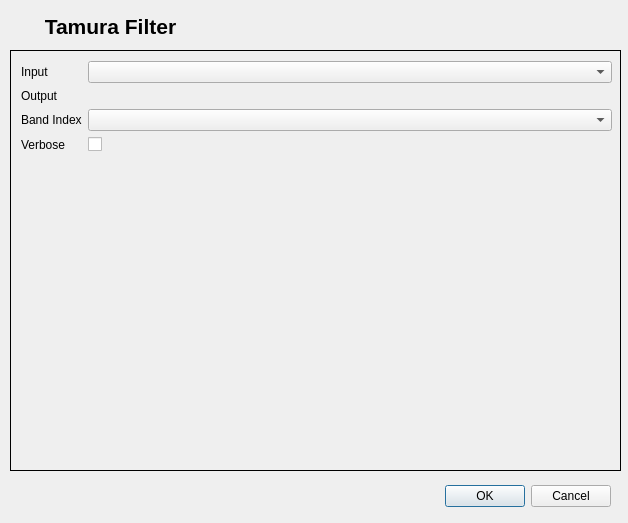
<?xml version="1.0" encoding="UTF-8"?>
<ui version="4.0">
 <class>TamuraFilterDialogBase</class>
 <widget class="QDialog" name="TamuraFilterDialogBase">
  <property name="geometry">
   <rect>
    <x>0</x>
    <y>0</y>
    <width>628</width>
    <height>523</height>
   </rect>
  </property>
  <property name="windowTitle">
   <string>Tamura Filter</string>
  </property>
  <widget class="QDialogButtonBox" name="button_box">
   <property name="geometry">
    <rect>
     <x>270</x>
     <y>480</y>
     <width>341</width>
     <height>32</height>
    </rect>
   </property>
   <property name="orientation">
    <enum>Qt::Horizontal</enum>
   </property>
   <property name="standardButtons">
    <set>QDialogButtonBox::Cancel|QDialogButtonBox::Ok</set>
   </property>
  </widget>
  <widget class="QLabel" name="title_label">
   <property name="geometry">
    <rect>
     <x>0</x>
     <y>10</y>
     <width>221</width>
     <height>33</height>
    </rect>
   </property>
   <property name="text">
    <string>&lt;!DOCTYPE HTML PUBLIC &quot;-//W3C//DTD HTML 4.0//EN&quot; &quot;http://www.w3.org/TR/REC-html40/strict.dtd&quot;&gt;
&lt;html&gt;&lt;head&gt;&lt;meta name=&quot;qrichtext&quot; content=&quot;1&quot; /&gt;&lt;style type=&quot;text/css&quot;&gt;
p, li { white-space: pre-wrap; }
&lt;/style&gt;&lt;/head&gt;&lt;body style=&quot; font-family:'Sans Serif'; font-size:9pt; font-weight:400; font-style:normal;&quot;&gt;
&lt;p style=&quot; margin-top:0px; margin-bottom:0px; margin-left:0px; margin-right:0px; -qt-block-indent:0; text-indent:0px;&quot;&gt;&lt;span style=&quot; font-size:16pt; font-weight:600;&quot;&gt;Tamura Filter&lt;/span&gt;&lt;/p&gt;&lt;/body&gt;&lt;/html&gt;</string>
   </property>
   <property name="alignment">
    <set>Qt::AlignCenter</set>
   </property>
  </widget>
  <widget class="QStackedWidget" name="stackedWidget">
   <property name="geometry">
    <rect>
     <x>10</x>
     <y>50</y>
     <width>611</width>
     <height>421</height>
    </rect>
   </property>
   <property name="frameShape">
    <enum>QFrame::Box</enum>
   </property>
   <widget class="QWidget" name="page">
    <widget class="QWidget" name="formLayoutWidget">
     <property name="geometry">
      <rect>
       <x>10</x>
       <y>10</y>
       <width>591</width>
       <height>211</height>
      </rect>
     </property>
     <layout class="QFormLayout" name="formLayout">
      <item row="0" column="0">
       <widget class="QLabel" name="inputLabel">
        <property name="text">
         <string>Input</string>
        </property>
       </widget>
      </item>
      <item row="0" column="1">
       <widget class="QgsMapLayerComboBox" name="inputQgsMapLayerComboBox"/>
      </item>
      <item row="1" column="0">
       <widget class="QLabel" name="outputLabel">
        <property name="text">
         <string>Output</string>
        </property>
       </widget>
      </item>
      <item row="1" column="1">
       <widget class="QgsFileWidget" name="outputQgsFileWidget">
        <property name="dialogTitle">
         <string>Select output file</string>
        </property>
        <property name="filter">
         <string>*.tif *.tiff *.gtif *.img *.*</string>
        </property>
        <property name="storageMode">
         <enum>QgsFileWidget::SaveFile</enum>
        </property>
       </widget>
      </item>
      <item row="2" column="0">
       <widget class="QLabel" name="bandIndexLabel">
        <property name="text">
         <string>Band Index</string>
        </property>
       </widget>
      </item>
      <item row="2" column="1">
       <widget class="QgsRasterBandComboBox" name="bandIndexQgsRasterBandComboBox"/>
      </item>
      <item row="3" column="0">
       <widget class="QLabel" name="verboseLabel">
        <property name="text">
         <string>Verbose</string>
        </property>
       </widget>
      </item>
      <item row="3" column="1">
       <widget class="QCheckBox" name="verboseCheckBox"/>
      </item>
     </layout>
    </widget>
   </widget>
   <widget class="QWidget" name="page_2"/>
  </widget>
  <zorder>stackedWidget</zorder>
  <zorder>title_label</zorder>
  <zorder>button_box</zorder>
 </widget>
 <customwidgets>
  <customwidget>
   <class>QgsFileWidget</class>
   <extends>QWidget</extends>
   <header>qgsfilewidget.h</header>
  </customwidget>
  <customwidget>
   <class>QgsMapLayerComboBox</class>
   <extends>QComboBox</extends>
   <header>qgsmaplayercombobox.h</header>
  </customwidget>
  <customwidget>
   <class>QgsRasterBandComboBox</class>
   <extends>QComboBox</extends>
   <header>qgsrasterbandcombobox.h</header>
  </customwidget>
 </customwidgets>
 <resources/>
 <connections>
  <connection>
   <sender>button_box</sender>
   <signal>accepted()</signal>
   <receiver>TamuraFilterDialogBase</receiver>
   <slot>accept()</slot>
   <hints>
    <hint type="sourcelabel">
     <x>20</x>
     <y>20</y>
    </hint>
    <hint type="destinationlabel">
     <x>20</x>
     <y>20</y>
    </hint>
   </hints>
  </connection>
  <connection>
   <sender>button_box</sender>
   <signal>rejected()</signal>
   <receiver>TamuraFilterDialogBase</receiver>
   <slot>reject()</slot>
   <hints>
    <hint type="sourcelabel">
     <x>20</x>
     <y>20</y>
    </hint>
    <hint type="destinationlabel">
     <x>20</x>
     <y>20</y>
    </hint>
   </hints>
  </connection>
 </connections>
</ui>
